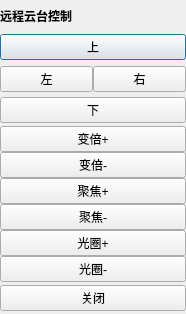
<?xml version="1.0" encoding="UTF-8"?>
<ui version="4.0">
 <class>CDlgControlPtzClass</class>
 <widget class="QDialog" name="CDlgControlPtzClass">
  <property name="geometry">
   <rect>
    <x>0</x>
    <y>0</y>
    <width>186</width>
    <height>314</height>
   </rect>
  </property>
  <property name="windowTitle">
   <string>CDlgControlPtz</string>
  </property>
  <layout class="QHBoxLayout" name="horizontalLayout">
   <property name="spacing">
    <number>0</number>
   </property>
   <property name="leftMargin">
    <number>0</number>
   </property>
   <property name="topMargin">
    <number>0</number>
   </property>
   <property name="rightMargin">
    <number>0</number>
   </property>
   <property name="bottomMargin">
    <number>0</number>
   </property>
   <item>
    <widget class="QWidget" name="widget" native="true">
     <layout class="QVBoxLayout" name="verticalLayout">
      <property name="spacing">
       <number>0</number>
      </property>
      <property name="leftMargin">
       <number>0</number>
      </property>
      <property name="topMargin">
       <number>0</number>
      </property>
      <property name="rightMargin">
       <number>0</number>
      </property>
      <property name="bottomMargin">
       <number>0</number>
      </property>
      <item>
       <widget class="QLabel" name="lab_title">
        <property name="styleSheet">
         <string notr="true">font-weight:bold</string>
        </property>
        <property name="text">
         <string>远程云台控制</string>
        </property>
       </widget>
      </item>
      <item>
       <widget class="QWidget" name="widget_2" native="true">
        <layout class="QVBoxLayout" name="verticalLayout_5">
         <property name="spacing">
          <number>0</number>
         </property>
         <property name="leftMargin">
          <number>0</number>
         </property>
         <property name="topMargin">
          <number>0</number>
         </property>
         <property name="rightMargin">
          <number>0</number>
         </property>
         <property name="bottomMargin">
          <number>0</number>
         </property>
         <item>
          <widget class="QPushButton" name="btnPtz_up">
           <property name="text">
            <string>上</string>
           </property>
          </widget>
         </item>
        </layout>
       </widget>
      </item>
      <item>
       <widget class="QWidget" name="widget_3" native="true">
        <layout class="QHBoxLayout" name="horizontalLayout_2">
         <property name="spacing">
          <number>0</number>
         </property>
         <property name="leftMargin">
          <number>0</number>
         </property>
         <property name="topMargin">
          <number>0</number>
         </property>
         <property name="rightMargin">
          <number>0</number>
         </property>
         <property name="bottomMargin">
          <number>0</number>
         </property>
         <item>
          <widget class="QPushButton" name="btnPtz_left">
           <property name="text">
            <string>左</string>
           </property>
          </widget>
         </item>
         <item>
          <widget class="QPushButton" name="btnPtz_right">
           <property name="text">
            <string>右</string>
           </property>
          </widget>
         </item>
        </layout>
       </widget>
      </item>
      <item>
       <widget class="QWidget" name="widget_4" native="true">
        <layout class="QVBoxLayout" name="verticalLayout_6">
         <property name="spacing">
          <number>0</number>
         </property>
         <property name="leftMargin">
          <number>0</number>
         </property>
         <property name="topMargin">
          <number>0</number>
         </property>
         <property name="rightMargin">
          <number>0</number>
         </property>
         <property name="bottomMargin">
          <number>0</number>
         </property>
         <item>
          <widget class="QPushButton" name="btnPtz_down">
           <property name="text">
            <string>下</string>
           </property>
          </widget>
         </item>
        </layout>
       </widget>
      </item>
      <item>
       <widget class="QWidget" name="widget_7" native="true">
        <layout class="QVBoxLayout" name="verticalLayout_2">
         <property name="spacing">
          <number>0</number>
         </property>
         <property name="leftMargin">
          <number>0</number>
         </property>
         <property name="topMargin">
          <number>0</number>
         </property>
         <property name="rightMargin">
          <number>0</number>
         </property>
         <property name="bottomMargin">
          <number>0</number>
         </property>
         <item>
          <widget class="QPushButton" name="btnPtz_zoomUp">
           <property name="text">
            <string>变倍+</string>
           </property>
          </widget>
         </item>
         <item>
          <widget class="QPushButton" name="btnPtz_zoomDown">
           <property name="text">
            <string>变倍-</string>
           </property>
          </widget>
         </item>
        </layout>
       </widget>
      </item>
      <item>
       <widget class="QWidget" name="widget_6" native="true">
        <layout class="QVBoxLayout" name="verticalLayout_3">
         <property name="spacing">
          <number>0</number>
         </property>
         <property name="leftMargin">
          <number>0</number>
         </property>
         <property name="topMargin">
          <number>0</number>
         </property>
         <property name="rightMargin">
          <number>0</number>
         </property>
         <property name="bottomMargin">
          <number>0</number>
         </property>
         <item>
          <widget class="QPushButton" name="btnPtz_focusUp">
           <property name="text">
            <string>聚焦+</string>
           </property>
          </widget>
         </item>
         <item>
          <widget class="QPushButton" name="btnPtz_focusDown">
           <property name="text">
            <string>聚焦-</string>
           </property>
          </widget>
         </item>
        </layout>
       </widget>
      </item>
      <item>
       <widget class="QWidget" name="widget_5" native="true">
        <layout class="QVBoxLayout" name="verticalLayout_4">
         <property name="spacing">
          <number>0</number>
         </property>
         <property name="leftMargin">
          <number>0</number>
         </property>
         <property name="topMargin">
          <number>0</number>
         </property>
         <property name="rightMargin">
          <number>0</number>
         </property>
         <property name="bottomMargin">
          <number>0</number>
         </property>
         <item>
          <widget class="QPushButton" name="btnPtz_haloUp">
           <property name="text">
            <string>光圈+</string>
           </property>
          </widget>
         </item>
         <item>
          <widget class="QPushButton" name="btnPtz_haloDown">
           <property name="text">
            <string>光圈-</string>
           </property>
          </widget>
         </item>
        </layout>
       </widget>
      </item>
      <item>
       <widget class="QWidget" name="widget_8" native="true">
        <layout class="QVBoxLayout" name="verticalLayout_7">
         <property name="spacing">
          <number>0</number>
         </property>
         <property name="leftMargin">
          <number>0</number>
         </property>
         <property name="topMargin">
          <number>0</number>
         </property>
         <property name="rightMargin">
          <number>0</number>
         </property>
         <property name="bottomMargin">
          <number>0</number>
         </property>
         <item>
          <widget class="QPushButton" name="btnPtz_close">
           <property name="text">
            <string>关闭</string>
           </property>
          </widget>
         </item>
        </layout>
       </widget>
      </item>
     </layout>
    </widget>
   </item>
  </layout>
 </widget>
 <layoutdefault spacing="6" margin="11"/>
 <resources/>
 <connections/>
</ui>
